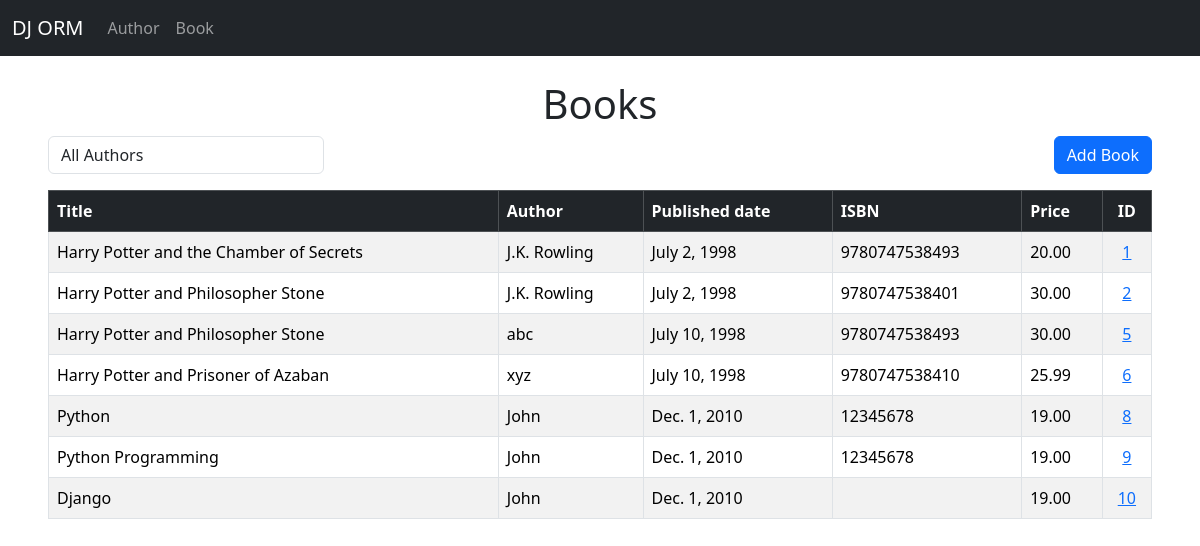
/book/, run on the app's committed database.
### library/models.py (models this page shows, shortened)
class Book(models.Model):
    title = models.CharField(max_length=200)
    author = models.ForeignKey(Author, related_name="books", on_delete=models.CASCADE)
    published_date = models.DateField()
    isbn = models.CharField(max_length=50)
    price = models.DecimalField(max_digits=10, decimal_places=2)

class Author(models.Model):
    name = models.CharField(max_length=100, unique=True)
    date_of_birth = models.DateField()
    def __str__(self):
        return self.name

### library/views.py (the view)
# urls.py: path("book/", views.book, name='book'),
def book(request):
    books = Book.objects.all()
    authors = Author.objects.all().distinct()
    return render(request, "book.html", {'books':books, 'authors': authors})

### library/templates/book.html (shortened to what this page needs)
{% extends "base.html" %}
{% block content %}
<div class="col-md-6 offset-md-3 text-center mt-4">
    <h1>Books</h1>
</div>
<div class='row px-5'>
    <form id="filter-form" class="form-inline mb-3 d-flex justify-content-between">
        <select id="author-select" class="form-control w-25">
            <option value="">All Authors</option>
        </select>
        <a href="{% url "add_book" %}" class="btn btn-primary float-right">Add Book</a>
    </form>
</div>
<div class="table-responsive px-5">
    <table class="table table-striped table-hover table-bordered">
        <thead class="table-dark">
          <tr>
            <th scope="col">Title</th>
            <th scope="col">Author</th>
            <th scope="col">Published date</th>
            <th scope="col">ISBN</th>
            <th scope="col">Price</th>
            <th scope="col" class="text-center">ID</th>
          </tr>
        </thead>
        <tbody id="book-list">
            {% if books %}
                {% for book in books %}
                    <tr data-author-id="{{ book.author.id }}">
                        <td scope="row">{{ book.title }}</td>
                        <td scope="row">{{ book.author }}</td>
                        <td scope="row">{{ book.published_date }}</td>
                        <td scope="row">{{ book.isbn }}</td>
                        <td scope="row">{{ book.price }}</td>
                        <td scope="row" class="text-center"><a href="{% url "book_detail" book.id %}">{{ book.id }}</a></td>
                    </tr>
                {% endfor %}
            {% endif %}
        </tbody>
      </table>
</div>
{% endblock content %}

### library/templates/base.html (shortened to what this page needs)
<!doctype html>
<html lang="en">
  <head>
    <link href="https://cdn.jsdelivr.net/npm/bootstrap@5.3.3/dist/css/bootstrap.min.css" rel="stylesheet">
  </head>
  <body>
    {% include "navbar.html" %}
    {% block content %}
    {% endblock content %}
  </body>
</html>

### library/templates/navbar.html (shortened to what this page needs)
<nav class="navbar navbar-expand-lg bg-dark navbar-dark">
    <div class="container-fluid">
      <a class="navbar-brand" href="{% url "home" %}">DJ ORM</a>
      <div class="collapse navbar-collapse" id="navbarSupportedContent">
        <ul class="navbar-nav me-auto mb-2 mb-lg-0">
          <li class="nav-item">
            <a class="nav-link" href="{% url "author" %}">Author</a>
          </li>
          <li class="nav-item">
            <a class="nav-link" href="{% url "book" %}">Book</a>
          </li>
      </div>
    </div>
  </nav>

### data on the page
Book: title "Harry Potter and the Chamber of Secrets", author "J.K. Rowling", published_date "July 2, 1998", isbn "9780747538493", price "20.00", id "1"
Book: title "Harry Potter and Philosopher Stone", author "J.K. Rowling", published_date "July 2, 1998", isbn "9780747538401", price "30.00", id "2"
Book: title "Harry Potter and Philosopher Stone", author "abc", published_date "July 10, 1998", isbn "9780747538493", price "30.00", id "5"
Book: title "Harry Potter and Prisoner of Azaban", author "xyz", published_date "July 10, 1998", isbn "9780747538410", price "25.99", id "6"
Book: title "Python", author "John", published_date "Dec. 1, 2010", isbn "12345678", price "19.00", id "8"
Book: title "Python Programming", author "John", published_date "Dec. 1, 2010", isbn "12345678", price "19.00", id "9"
Book: title "Django", author "John", published_date "Dec. 1, 2010", price "19.00", id "10"
